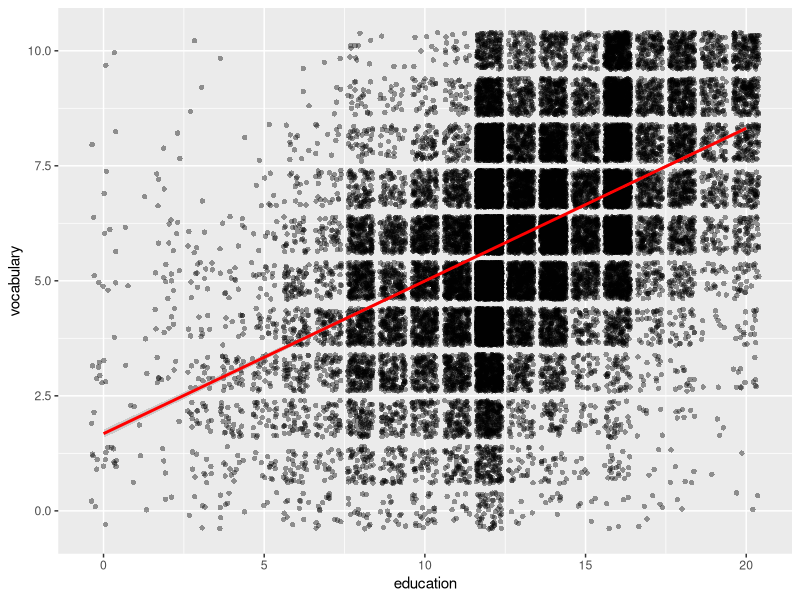

Recreate this plot in R.
## ---- chunk 1
knitr::opts_chunk$set(echo = TRUE)
library(car)
library(ggplot2)
library(dplyr)
## ---- chunk 2
glimpse(Vocab)
## ---- chunk 3
# y ~ x
my_model <- lm(vocabulary ~ education, data = Vocab)
summary(my_model)
## ---- chunk 4
ggplot(Vocab, aes(x = education, y = vocabulary)) +
  geom_jitter(shape = 16, alpha = 0.4) +
  geom_smooth(method = "lm", color = "red")
## ---- chunk 5
# score: 6 years of edu
1.6779 + 0.3319 * 6

## ---- chunk 6
edu <- 6
b_0 <- coefficients(my_model)[1]
b_1 <- coefficients(my_model)[2]

b_0 + b_1 * edu

## ---- chunk 7
predict(my_model, data.frame(education = 6))
